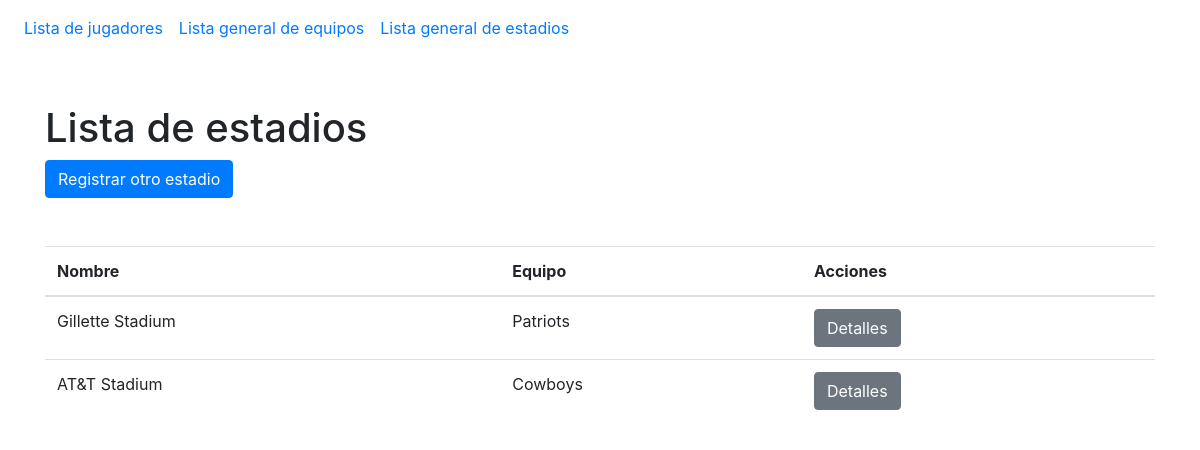
The page /estadios/ on the database its author committed.
### aplicacion/models.py (models this page shows)
class Estadio(models.Model):
    nombre=models.CharField(max_length=100)
    ciudad=models.CharField(max_length=100)
    capacidad=models.IntegerField()
    equipo=models.CharField(max_length=100)

### aplicacion/views.py (the view)
# urls.py: path('estadios/', views.estadios, name='estadios'),
def estadios(request):
    lista=Estadio.objects.all()
    queryset={
        'estadios':lista
    }
    return render(request, 'estadios.html', queryset)

### aplicacion/templates/estadios.html (shortened to what this page needs)
{% extends 'index.html' %}
{% block contenido %}
    <h1>Lista de estadios</h1>
    <a class="btn btn-primary" href="{% url 'registrarEstadio' %}">Registrar otro estadio</a>
    <table class="table mt-5">
        <thead>
            <tr>
                <th>Nombre</th>
                <th>Equipo</th>
                <th>Acciones</th>
            </tr>
        </thead>
        <tbody>
            {% for estadio in estadios %}
            <tr>
                <td>{{estadio.nombre}}</td>
                <td>{{estadio.equipo}}</td>
                <td><a class="btn btn-secondary" href="{% url 'estadioDetalle' estadio.id %}">Detalles</a></td>
            </tr>
            {% endfor %}
        </tbody>
    </table>
{% endblock contenido %}

### rows shown on the page
Estadio: nombre "Gillette Stadium", equipo "Patriots"
Estadio: nombre "AT&T Stadium", equipo "Cowboys"
